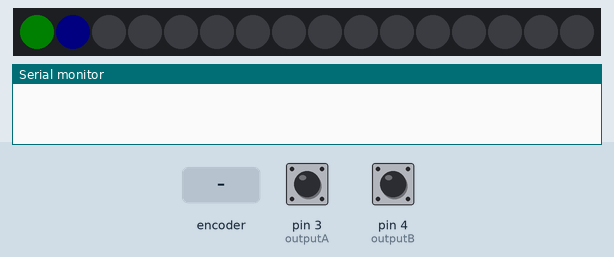
Bench run of a sketch on a simulated Arduino Uno, built with avr-gcc and run on an emulated ATmega328P. Parts: 16 RGB LEDs in strip order, left to right, the last lines printed to the serial monitor. The test bench sets the inputs (shaded band); at power-on: pin 3 (outputA) HIGH, pin 4 (outputB) HIGH. Dim RGB values are drawn brighter than linear.

Above: at 1.2 s.
1.3 s: rotary encoder on pin 3 (outputA) / pin 4 (outputB) turned 3 steps (first pin leading)
At 2.9 s:
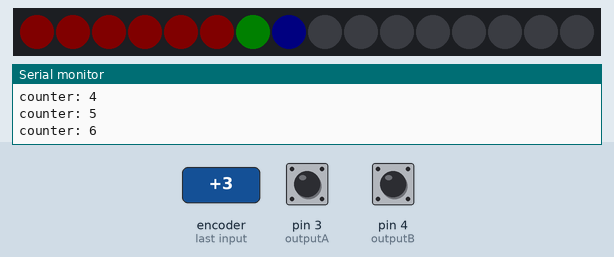
3.4 s: rotary encoder on pin 3 (outputA) / pin 4 (outputB) turned 1 step (first pin leading)
At 4.2 s:
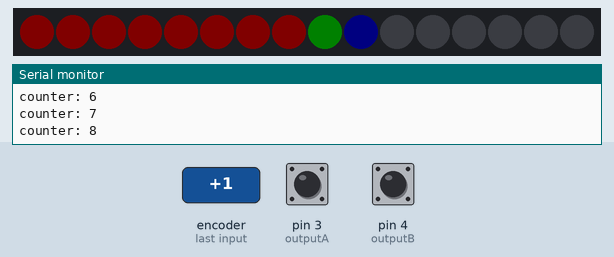
5.1 s: rotary encoder on pin 3 (outputA) / pin 4 (outputB) turned 3 steps (first pin leading)
At 5.8 s:
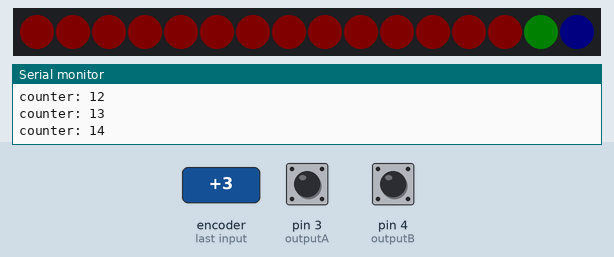
Timing chart, 0 to 8.1 s (numbered marks = the images above; inputs shaded):
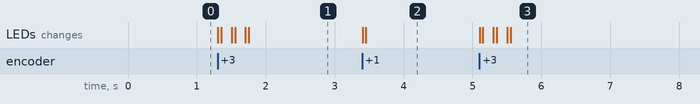

The sketch:

sketch_oct16a.ino
```cpp
// #include <Arduino.h>

// #include <FastLED.h>
// #define LED_PIN 2
// #define NUM_LEDS 16

// int LED_LIGHT = 5;
// CRGB Leds[NUM_LEDS];

// void setup() {
//   FastLED.addLeds<WS2812, LED_PIN, GRB>(Leds, NUM_LEDS);
//   FastLED.setMaxPowerInVoltsAndMilliamps(5, 500);
//   FastLED.clear();
//   FastLED.show();
// }

// void loop() {
//   // R G B
//   Leds[0] = CRGB(LED_LIGHT, 0, 0);
//   Leds[1] = CRGB(0, LED_LIGHT, 0);
//   Leds[2] = CRGB(0, 0, LED_LIGHT);
//   FastLED.show();
// }

#include <FastLED.h>
#define LED_PIN 2 // pin do osługi led
#define NUM_LEDS 16 // długosć tasmy led

int LED_LIGHT = 5;
CRGB Leds[NUM_LEDS];

#define outputA 3 //
#define outputB 4

int counter = 0;
int aState;
int aLastState;

void display(int counter){
  Leds[counter - 1] = CRGB(LED_LIGHT, 0, 0);
  Leds[counter] = CRGB(0, LED_LIGHT, 0);
  Leds[counter + 1] = CRGB(0, 0, LED_LIGHT);
  FastLED.show();
}

int getPosition() {
  aState = digitalRead(outputA); // Odczytuje "bieżący" stan outputA
  // Jeśli poprzedni i obecny stan outputA są różne, oznacza to, że wystąpił impuls
  if (aState != aLastState) {
    // Jeśli stan outputB jest różny od stanu outputA, oznacza to, że enkoder obraca się zgodnie z ruchem wskazówek zegara
    if (digitalRead(outputB) != aState) {
       counter ++;
      if (counter > NUM_LEDS -1)
       {
          counter = 0;
       }
     } else {
       counter --;
       if (counter < 0)
       {
          counter = NUM_LEDS -1;
       }
     }
    Serial.print("counter: ");
    Serial.println(counter);
  }
  aLastState = aState; // Aktualizuje poprzedni stan outputA na podstawie obecnego stanu

  return counter;
}

void setup() {
  // leds
  FastLED.addLeds<WS2812, LED_PIN, GRB>(Leds, NUM_LEDS);
  FastLED.setMaxPowerInVoltsAndMilliamps(5, 500);
  FastLED.clear();
  FastLED.show();

  // encoder
  pinMode(outputA, INPUT);
  pinMode(outputB, INPUT);

  Serial.begin(9600);
  // Odczytuje początkowy stan outputA
  aLastState = digitalRead(outputA);
}

void loop() {
  display(getPosition());
}
```

Measured:
- after the input at 1.3 s, the LEDs: first change at once (image 1 shows a later state)
- after the input at 3.4 s, the LEDs: first change at once (image 2 shows a later state)
- after the input at 5.1 s, the LEDs: first change at once (image 3 shows a later state)
